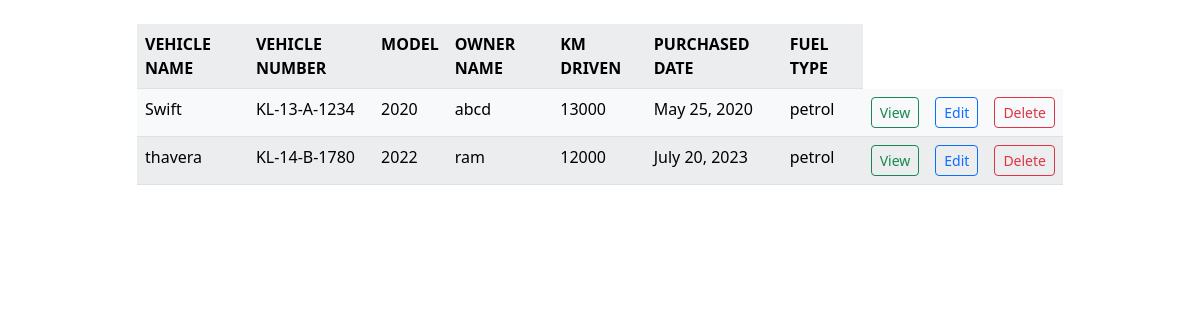
The page /vehicles/list/ on the database its author committed.
### Vehicles/models.py (models this page shows, shortened)
class Vehicle(models.Model):
    vehicle_name=models.CharField(max_length=200)
    vehicle_number=models.CharField(max_length=200)
    model=models.CharField(max_length=200)
    owner=models.CharField(max_length=200)
    km_driven=models.PositiveIntegerField()
    purchased_date=models.DateField(null=True)
    options=(("petrol","petrol"),("diesel","diesel"),("ev","ev"))
    fuel_type=models.CharField(max_length=200,choices=options)
    is_active=models.BooleanField(default=True)

### Vehicles/views.py (the view)
# urls.py: path('vehicles/list/',views.VehicleListView.as_view(),name="vehicle-list"),
class VehicleListView(ListView):
    model=Vehicle
    template_name="vehicle-list.html"
    context_object_name="vehicle"

### Vehicles/templates/vehicle-list.html (shortened to what this page needs)
<!DOCTYPE html>
<html lang="en">
<head>
    <link href="https://cdn.jsdelivr.net/npm/bootstrap@5.3.0-alpha1/dist/css/bootstrap.min.css" rel="stylesheet">
</head>
<body>
    <div class="container">
        <div class="row mt-4">
          <div class="col-1"></div>
          <div class="col-10">
            <table class="table table-light table-striped">
              <tr>
                <th>VEHICLE NAME</th>
                <th>VEHICLE NUMBER</th>
                <th>MODEL</th>
                <th>OWNER NAME</th>
                <th>KM DRIVEN</th>
                <th>PURCHASED DATE</th>
                <th>FUEL TYPE</th>
              </tr>
              {%for tsk in vehicle%}
              <tr>
                <td>{{tsk.vehicle_name}}</td>
                <td>{{tsk.vehicle_number}}</td>
                <td>{{tsk.model}}</td>
                <td>{{tsk.owner}}</td>
                <td>{{tsk.km_driven}}</td>
                <td>{{tsk.purchased_date}}</td>
                <td>{{tsk.fuel_type}}</td>
                <td>                <a href="{%url 'vehicle-detail' tsk.id%}" class="btn btn-outline-success btn-sm">View</a>
                </td>
                <td>                <a href="{%url 'vehicle-edit' tsk.id%}" class="btn btn-outline-primary btn-sm"> Edit</a>
                </td>
                <td>                <a href="{%url 'vehicle-delete' tsk.id%}" class="btn btn-outline-danger btn-sm"> Delete</a>
                </td>
              </tr>
                {%endfor%}
            </table>
        </div>
        <div class="col-1"></div>
    </div>
</body>
</html>

### rows shown on the page
Vehicle: vehicle_name "Swift", vehicle_number "KL-13-A-1234", model "2020", owner "abcd", km_driven "13000", purchased_date "May 25, 2020", fuel_type "petrol"
Vehicle: vehicle_name "thavera", vehicle_number "KL-14-B-1780", model "2022", owner "ram", km_driven "12000", purchased_date "July 20, 2023", fuel_type "petrol"
